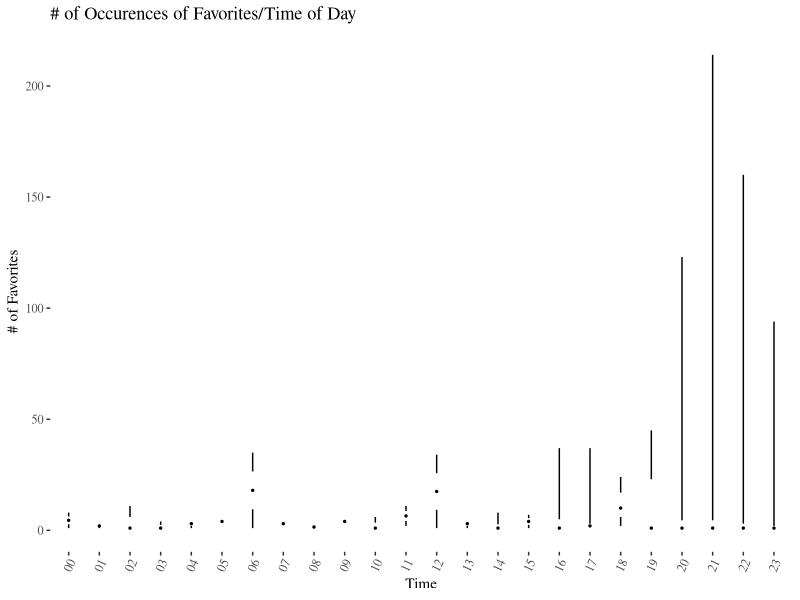
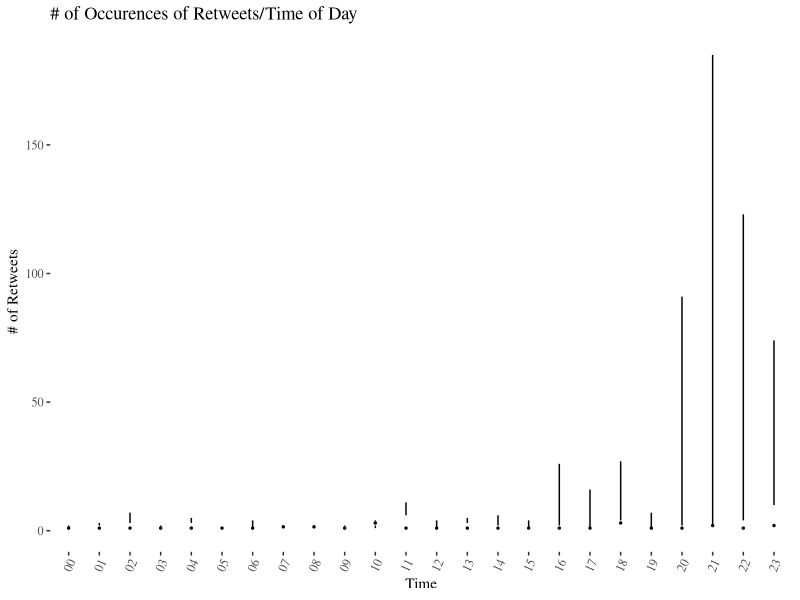
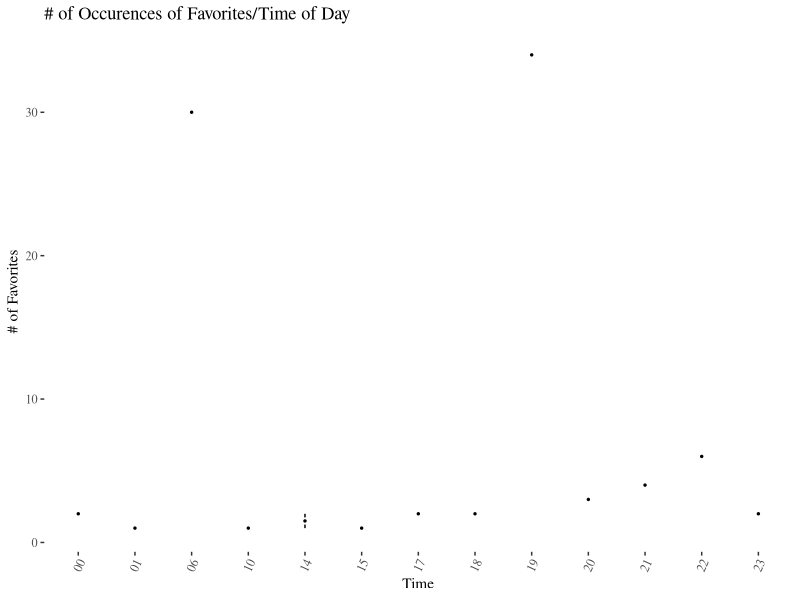
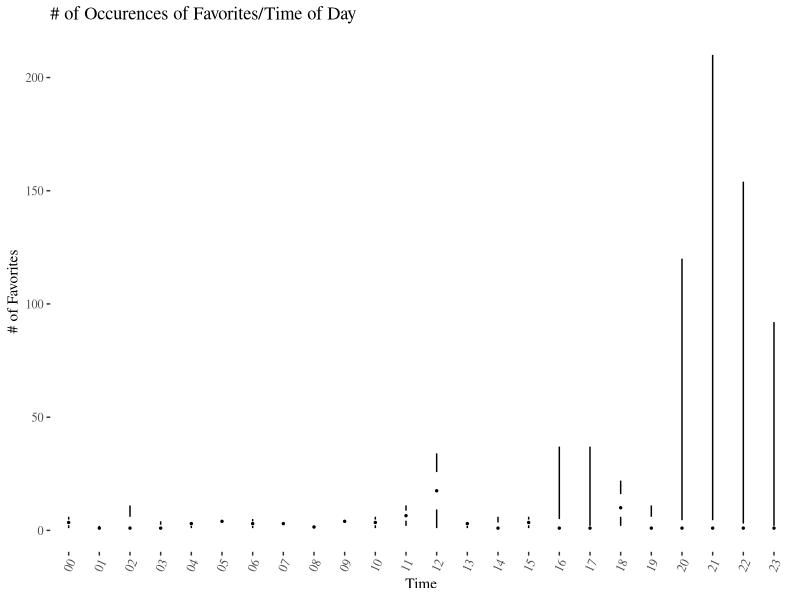
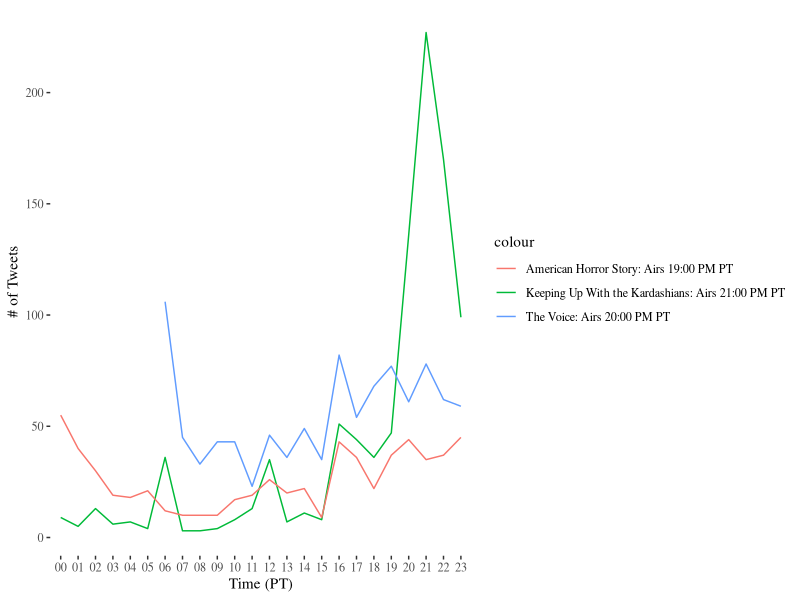

Reproduce these figures in R, in order.
library(dplyr)
library(data.table)
library(tidyr)
library(ggplot2)
library(ggthemes)
#GETTING DATA

#KARDASHIANS
#tw = twitteR::searchTwitter('#KUWTK', n = 10000, since = '2018-11-25', until = '2018-11-26', retryOnRateLimit = 1e3)
#kard = twitteR::twListToDF(tw)

#AHS
#tw_ahs = twitteR::searchTwitter('#AHS', n = 1000, since = '2018-11-21', until = '2018-11-22', retryOnRateLimit = 1e3)
#ahs = twitteR::twListToDF(tw_ahs)

#THEVOICE
#tw_the_voice = twitteR::searchTwitter('#TheVoice', n = 1000, since = '2018-11-20', until = '2018-11-21', retryOnRateLimit = 1e3)
#voice = twitteR::twListToDF(tw_the_voice)
#View(f)

#FRESHOFFTHEBOAT
#tw_challenge = twitteR::searchTwitter('#Greys', n = 1000, since = '2018-11-15', until = '2018-11-16', retryOnRateLimit = 1e3)
#fresh = twitteR::twListToDF(tw_riverdale)

#write.csv(kard, file = "kardashians_hashtag.csv", row.names = FALSE)
#write.csv(ahs, file = "ahs_hashtag.csv", row.names = FALSE)
#write.csv(voice, file = "thevoice_hashtag.csv", row.names = FALSE)

kardashians <- read.csv("csv_files/kardashians_hashtag.csv")
american_hs <- read.csv("csv_files/ahs_hashtagcopy.csv")
the_voice <- read.csv("csv_files/thevoice_hashtagcopy.csv")


#FILTERING
filter_useful <- function(table) {
  useful <- select(table, text, favoriteCount, replyToSN, created, id, screenName, retweetCount, statusSource) %>%
            separate(created, c("date", "time"), sep = '\\s', remove = TRUE) %>%
            mutate(time = substr(time, 1, 2)) 
}

kardashians_filtered <- filter_useful(kardashians)
ahs_filtered <- filter_useful(american_hs)
voice_filtered <- filter_useful(the_voice)

kardashians_filtered$statusSource <- ifelse(grepl("Web", kardashians_filtered$statusSource), "computer", "phone/tablet")
ahs_filtered$statusSource <- ifelse(grepl("Web", ahs_filtered$statusSource), "computer", "phone/tablet")
voice_filtered$statusSource <- ifelse(grepl("Web", voice_filtered$statusSource), "computer", "phone/tablet")

get_tweet_times <- function(data) {
  show_time <- select(data, text, favoriteCount, date, time, retweetCount) %>%
                group_by(time) %>% summarize(count = n())
  return (show_time)
}

##GRAPHS
kardashians_data <- get_tweet_times(kardashians_filtered)
ahs_data <- get_tweet_times(ahs_filtered)
voice_data <- get_tweet_times(voice_filtered)

    plots <- ggplot() +
      geom_line(aes(x = time, y = count, color = "Keeping Up With the Kardashians: Airs 21:00 PM PT", group = 1), data = kardashians_data, stat = "identity") +
      geom_line(aes(x = time, y = count, color = "American Horror Story: Airs 19:00 PM PT", group = 1), data = ahs_data, stat = "identity") +
      geom_line(aes(x = time, y = count, color = "The Voice: Airs 20:00 PM PT", group = 1), data = voice_data, stat = "identity") +
      xlab("Time (PT)") + ylab("# of Tweets")

    favorites <- select(kardashians_filtered, favoriteCount, time) %>%
                group_by(favoriteCount, time) %>% summarize(count = n())
    retweets <- select(kardashians_filtered, retweetCount, time) %>%
                group_by(retweetCount, time) %>% summarize(count = n())
    
    theme_set(theme_tufte())
    bar_plot <- ggplot(favorites, aes(x = time, y = count), height = 1227, width = 607) +
    geom_tufteboxplot() + theme(axis.text.x = element_text(angle=65, vjust=0.6)) +
    xlab("Time") + ylab("# of Favorites") + 
    labs(title = "# of Occurences of Favorites/Time of Day") 
    
    bar_plot2 <- ggplot(retweets, aes(x = time, y = count), height = 1227, width = 607) +
                geom_tufteboxplot() + theme(axis.text.x = element_text(angle=65, vjust=0.6)) +
                xlab("Time") + ylab("# of Retweets") + 
                labs(title = "# of Occurences of Retweets/Time of Day")
 
    favorites_computer <- filter(kardashians_filtered, statusSource == "computer") %>%
                          select(favoriteCount, time) %>%
                          group_by(favoriteCount, time) %>% summarize(count = n())
    
    favorites_phone <-  filter(kardashians_filtered, statusSource == "phone/tablet") %>%
                        select(favoriteCount, time) %>%
                        group_by(favoriteCount, time) %>% summarize(count = n())
    
    theme_set(theme_tufte())
    bar_plot3 <- ggplot(favorites_computer, aes(x = time, y = count), height = 1227, width = 607) +
      geom_tufteboxplot() + theme(axis.text.x = element_text(angle=65, vjust=0.6)) +
      xlab("Time") + ylab("# of Favorites") + 
      labs(title = "# of Occurences of Favorites/Time of Day")
    
    bar_plot4 <- ggplot(favorites_phone, aes(x = time, y = count), height = 1227, width = 607) +
      geom_tufteboxplot() + theme(axis.text.x = element_text(angle=65, vjust=0.6)) +
      xlab("Time") + ylab("# of Favorites") + 
      labs(title = "# of Occurences of Favorites/Time of Day")

    
    ##TOP 3 TWEETS
    
    get_tweets<- function(hashtag) {
    tweets <- searchTwitter(hashtag, lang = "en", n = 1000, resultType = "recent")
    tweets <- twListToDF(tweets)
    }
    
    get_top_tweets <- function(table) {
      top_tweets <- arrange(table, -retweetCount) %>%
        distinct(text, retweetCount) %>%
        head(3)
      return (top_tweets)
    }
    
  kardashian_tweets <- get_top_tweets(kardashians_filtered)
  ahs_tweets <- get_top_tweets(ahs_filtered)
  voice_tweets <- get_top_tweets(voice_filtered)


#kardashians <- get_tv_tweets('#KUWTK')
#AHS <- get_tv_tweets('#AHS') 
#the_voice <- get_tv_tweets("#TheVoice")
